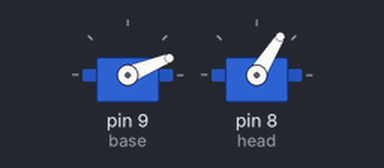
This sketch was run on a simulated Arduino Uno, built with avr-gcc and run on an emulated ATmega328P. On the bench: 2 × servo.

Above: at 0.05 s.
At 1.1 s:
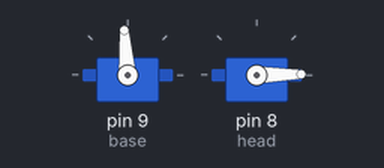
At 3.65 s:
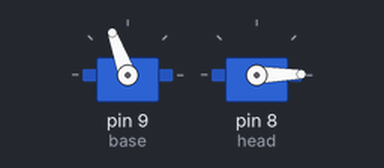
At 7.3 s:
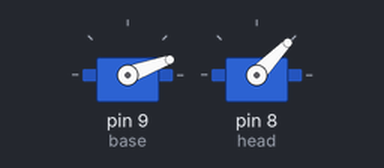
Timing chart, 0 to 9.8 s (numbered marks = the images above):
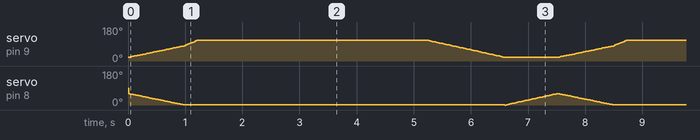

The sketch:

Disgust.ino
```cpp
#include <Servo.h>

//create servo objects to control head and base
Servo base;
Servo head;

int pos = 0;

void disgust(){
    int pos_head = 60;
    for (pos = 20; pos <= 110; pos += 1){
        base.write(pos);
        delay(8);
        if (pos_head > 0){
            head.write(pos_head);
            delay(8);
            pos_head -= 1;
        }
    }
    delay(4000);
    for (pos = 110; pos >= 20; pos -= 1){
        base.write(pos);
        delay(15);
    }
    for (pos = 0; pos <= 60; pos += 1){
        head.write(pos);
        delay(15);
    }
}

void setup(){
    base.attach(9);
    head.attach(8);
}

void loop(){
    disgust();
}
```
